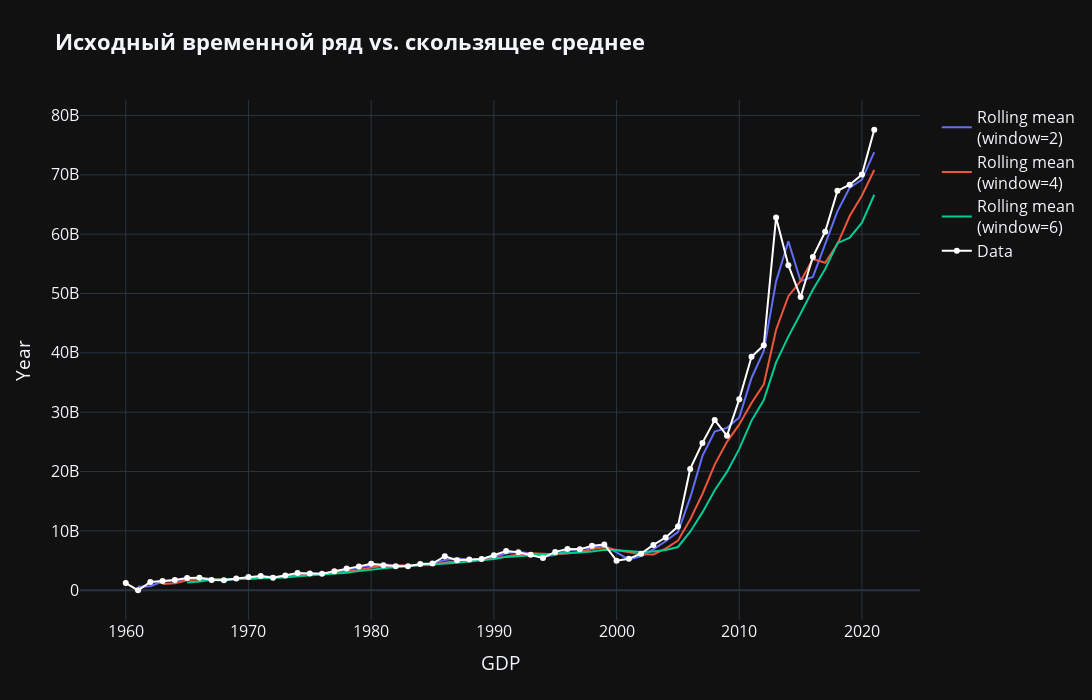

Notebook cell for this chart:
### Markdown cell above
Построение графика скользящего среднего

### Code cell
figure = go.Figure()
for i in range(2, 7, 2):
    rolling_data = data.rolling(window=i).mean()
    figure.add_trace(
        go.Scatter(
            x=rolling_data.index,
            y=rolling_data.GDP,
            name=f'Rolling mean<br>(window={i})',
        )
    )
figure.add_trace(
    go.Scatter(
        x=data.index,
        y=data.GDP,
        name='Data',
        mode='lines+markers',
        line=dict(color='white')
    )
).update_layout(
    width=1500,
    height=700,
    title='<b>Исходный временной ряд vs. скользящее среднее</b>',
    xaxis_title='GDP',
    yaxis_title='Year',
    font=dict(size=16)
)
figure.show()
